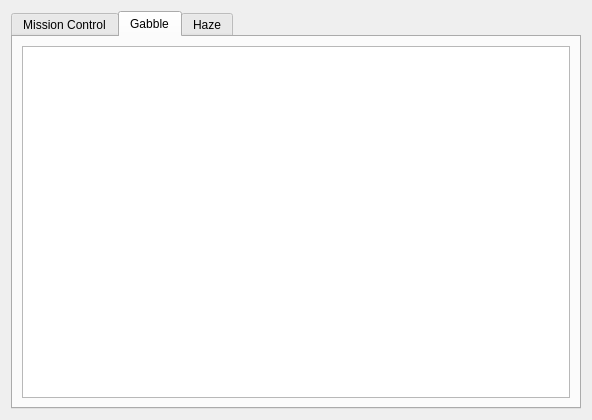
<?xml version="1.0" encoding="UTF-8"?>
<ui version="4.0">
 <class>MainWindow</class>
 <widget class="QWidget" name="MainWindow">
  <property name="geometry">
   <rect>
    <x>0</x>
    <y>0</y>
    <width>592</width>
    <height>420</height>
   </rect>
  </property>
  <layout class="QHBoxLayout" name="horizontalLayout">
   <item>
    <widget class="QTabWidget" name="tabWidget">
     <property name="currentIndex">
      <number>1</number>
     </property>
     <widget class="QWidget" name="mcTab">
      <attribute name="title">
       <string>Mission Control</string>
      </attribute>
      <layout class="QHBoxLayout" name="horizontalLayout_2">
       <item>
        <widget class="QListView" name="mcLogsView">
         <property name="alternatingRowColors">
          <bool>true</bool>
         </property>
         <property name="isWrapping" stdset="0">
          <bool>false</bool>
         </property>
         <property name="wordWrap">
          <bool>true</bool>
         </property>
        </widget>
       </item>
      </layout>
     </widget>
     <widget class="QWidget" name="gabbleTab">
      <attribute name="title">
       <string>Gabble</string>
      </attribute>
      <layout class="QHBoxLayout" name="horizontalLayout_3">
       <item>
        <widget class="QListView" name="gabbleLogsView">
         <property name="alternatingRowColors">
          <bool>true</bool>
         </property>
         <property name="wordWrap">
          <bool>true</bool>
         </property>
        </widget>
       </item>
      </layout>
     </widget>
     <widget class="QWidget" name="hazeTab">
      <attribute name="title">
       <string>Haze</string>
      </attribute>
      <layout class="QHBoxLayout" name="horizontalLayout_4">
       <item>
        <widget class="QListView" name="hazeLogsView">
         <property name="alternatingRowColors">
          <bool>true</bool>
         </property>
         <property name="wordWrap">
          <bool>true</bool>
         </property>
        </widget>
       </item>
      </layout>
     </widget>
    </widget>
   </item>
  </layout>
 </widget>
 <resources/>
 <connections/>
</ui>
